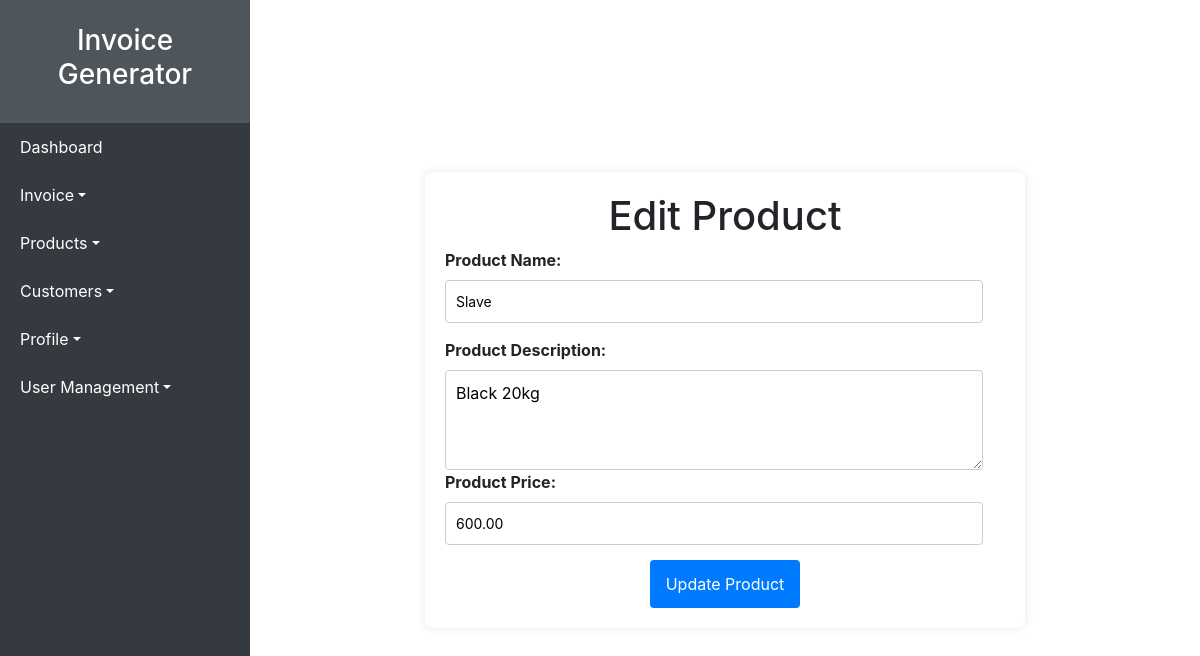
Page /func/edit_prod.php?id=1 (signed in) on the committed database.
### tables this page shows
CREATE TABLE `products` (
  `id` int(11) NOT NULL,
  `name` varchar(100) NOT NULL,
  `description` text DEFAULT NULL,
  `price` decimal(10,2) NOT NULL
);

### func/edit_prod.php (the view, shortened to what this page needs)
<?php
include('../includes/db.php');
$product = null;
if (isset($_GET['id'])) {
    $id = $_GET['id'];
    $stmt = $conn->prepare("SELECT id, name, description, price FROM products WHERE id = ?");
    $stmt->bind_param("i", $id);
    $stmt->execute();
    $result = $stmt->get_result();
    if ($result->num_rows > 0) {
        $product = $result->fetch_assoc();
    } else {
        echo "Product not found";
        exit();
    }
}
?>
<!DOCTYPE html>
<html lang="en">
<head>
    <link rel="stylesheet" href="https://cdnjs.cloudflare.com/ajax/libs/font-awesome/5.15.3/css/all.min.css">
</head>
<body>
<?php include('../includes/sidebar.php'); ?>
<div class="content">
    <h1>Edit Product</h1>
    <?php if ($product): ?>
        <form action="edit_prod.php" method="post">
            <label for="name">Product Name:</label>
            <input type="text" id="name" name="name" value="<?php echo htmlspecialchars($product['name']); ?>" required>
            <label for="description">Product Description:</label>
            <textarea id="description" name="description" required><?php echo htmlspecialchars($product['description']); ?></textarea>
            <label for="price">Product Price:</label>
            <input type="number" id="price" name="price" step="0.01" value="<?php echo htmlspecialchars($product['price']); ?>" required>
            <button type="submit">Update Product</button>
        </form>
    <?php endif; ?>
</div>
</body>
</html>

### func/edit_prod.php (style rules this page uses)
body { font-family: Arial, sans-serif; margin: 0; padding: 0; display: flex; min-height: 100vh; background-color: #f8f9fa; }
.content { flex: 1; padding: 20px; background-color: white; border-radius: 8px; box-shadow: 0 0 10px rgba(0,0,0,0.1); margin: auto; max-width: 600px; }
h1 { text-align: center; margin-bottom: 20px; }
form { display: flex; flex-direction: column; }
label { font-weight: bold; margin-bottom: 10px; }
input[type="text"], input[type="number"], textarea { padding: 10px; margin-bottom: 15px; border: 1px solid #ccc; border-radius: 4px; font-size: 14px; width: calc(100% - 22px); }
textarea { height: 100px; }
button[type="submit"] { padding: 12px; background-color: #007bff; color: #fff; border: none; border-radius: 4px; cursor: pointer; font-size: 16px; width: 150px; margin: auto; }

### rows in the picture
products: name "Slave", description "Black 20kg", price "600.00"

### other values in the picture
$item['label'] "Dashboard"
$item['label'] "Invoice"
$item['label'] "Products"
$item['label'] "Customers"
$item['label'] "Profile"
$item['label'] "User Management"
